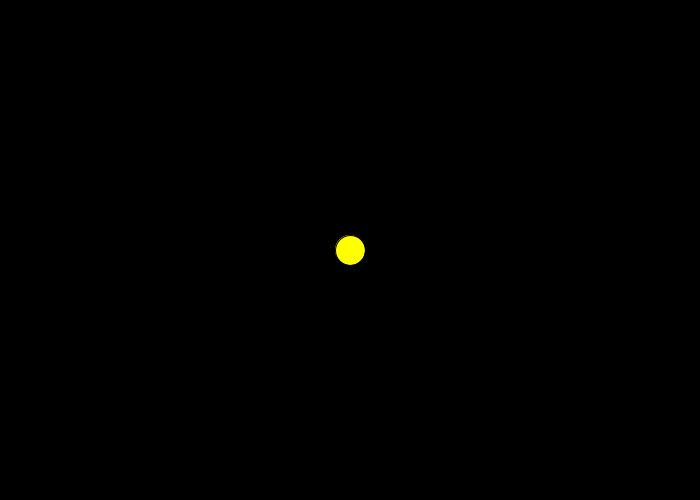
Frame 1 (no input)
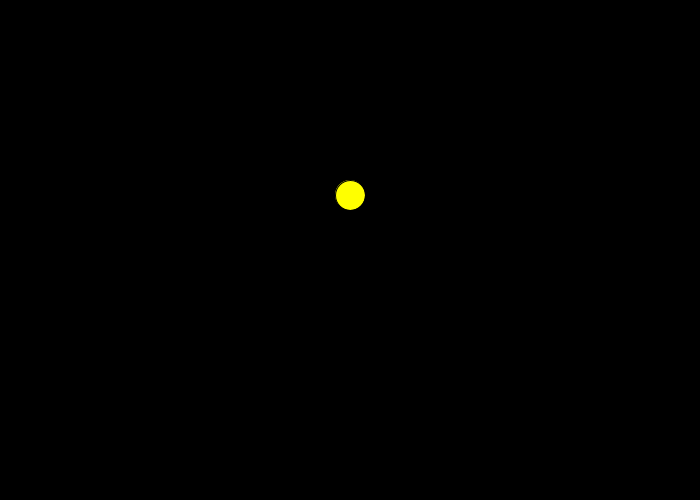
Frame 60 (the mouse pressed at the canvas centre just before this capture)
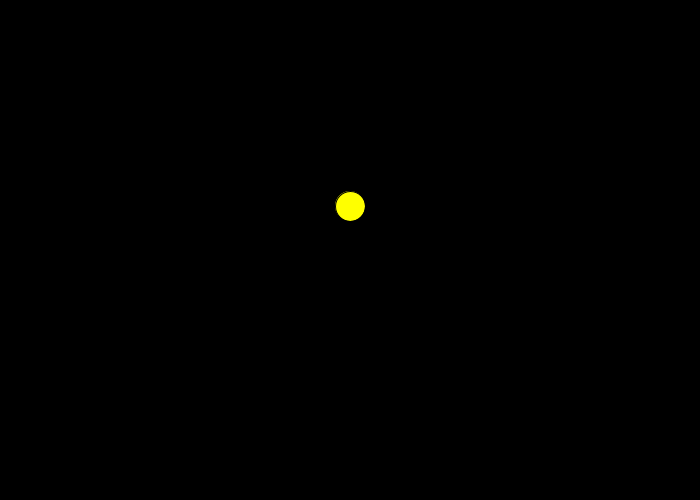
Frame 120 (the mouse held since frame 60 and released just before this capture)

The Processing sketch that drew these frames (run headless with seeded random() and noise(); from frame 60 on, the mouse is pressed at the canvas centre):

// Processing sketch: Gravity_Ball
// ── Gravity_Ball.pde
float locx;
float locy;
float velx;
float vely;
int sz = 30;
float accx;
float accy;

void setup(){
 size(700,500); 
 locx = width/2;
 locy = height/2;
 velx = 0;
 vely = 8;
 accx = 0;
 accy = .5;
 
}


void draw(){
  background(0);
  fill(255, 255, 0);
 ellipse(locx, locy, sz,sz);

//adding acceleration to velocity to increase velocity
 velx += accx;
 vely += accy;
 
 //add velocity to location to change the position
 locx += velx;
 locy += vely;

 if(locy + sz/2 >=  height){
  locy = height - sz/2; 
  vely = -abs(vely);
 }
}
